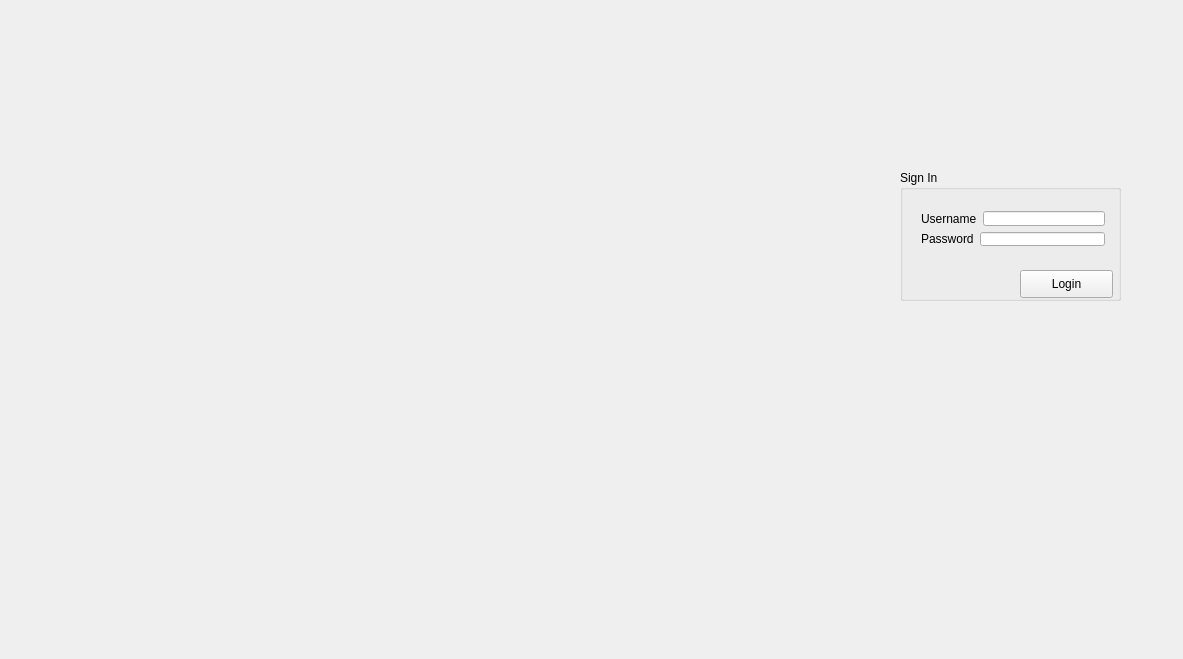
<?xml version="1.0" encoding="UTF-8"?>
<ui version="4.0">
 <class>MainWindow</class>
 <widget class="QMainWindow" name="MainWindow">
  <property name="geometry">
   <rect>
    <x>0</x>
    <y>0</y>
    <width>1183</width>
    <height>659</height>
   </rect>
  </property>
  <property name="windowTitle">
   <string>MainWindow</string>
  </property>
  <widget class="QWidget" name="centralWidget">
   <widget class="QGroupBox" name="groupBox">
    <property name="geometry">
     <rect>
      <x>900</x>
      <y>170</y>
      <width>221</width>
      <height>131</height>
     </rect>
    </property>
    <property name="title">
     <string>Sign In</string>
    </property>
    <widget class="QPushButton" name="pushButton">
     <property name="geometry">
      <rect>
       <x>120</x>
       <y>100</y>
       <width>93</width>
       <height>28</height>
      </rect>
     </property>
     <property name="text">
      <string>Login</string>
     </property>
    </widget>
    <widget class="QWidget" name="">
     <property name="geometry">
      <rect>
       <x>10</x>
       <y>30</y>
       <width>206</width>
       <height>57</height>
      </rect>
     </property>
     <layout class="QVBoxLayout" name="verticalLayout">
      <item>
       <layout class="QHBoxLayout" name="horizontalLayout">
        <item>
         <widget class="QLabel" name="label_UserName">
          <property name="text">
           <string>Username</string>
          </property>
         </widget>
        </item>
        <item>
         <widget class="QLineEdit" name="lineEdit_Username"/>
        </item>
       </layout>
      </item>
      <item>
       <layout class="QHBoxLayout" name="horizontalLayout_2">
        <item>
         <widget class="QLabel" name="label_2">
          <property name="text">
           <string>Password</string>
          </property>
         </widget>
        </item>
        <item>
         <widget class="QLineEdit" name="lineEdit_Password">
          <property name="enabled">
           <bool>true</bool>
          </property>
         </widget>
        </item>
       </layout>
      </item>
     </layout>
    </widget>
   </widget>
  </widget>
  <widget class="QMenuBar" name="menuBar">
   <property name="geometry">
    <rect>
     <x>0</x>
     <y>0</y>
     <width>1183</width>
     <height>26</height>
    </rect>
   </property>
  </widget>
 </widget>
 <layoutdefault spacing="6" margin="11"/>
 <resources/>
 <connections/>
</ui>
